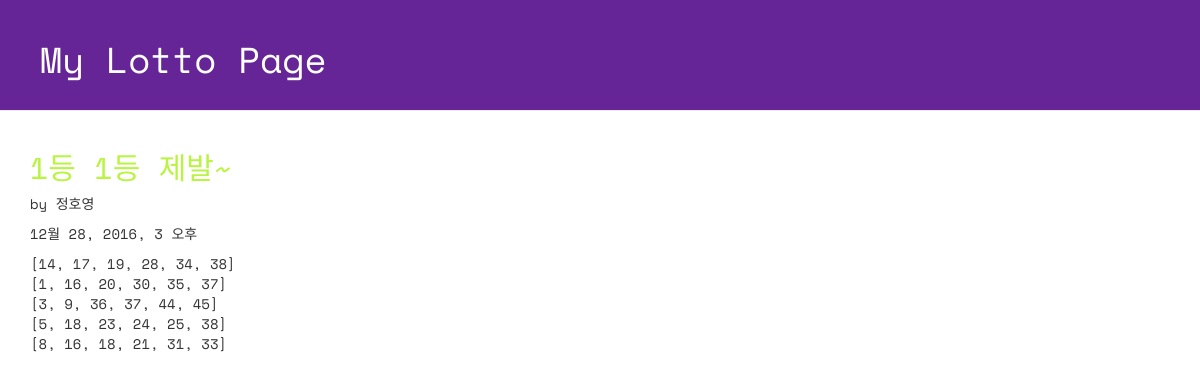
/lotto/9/detail/, run on the app's committed database.
### lotto/models.py (models this page shows, shortened)
class GuessNumbers(models.Model):
    name = models.CharField(max_length = 24)
    lottos = models.CharField(max_length = 255, default = '[1,2,3,4,5,6]')
    text = models.CharField(max_length = 255)
    num_lotto = models.IntegerField(default = 5)
    update_date = models.DateTimeField()

### lotto/views.py (the view)
# urls.py: url(r'^lotto/(?P<lottokey>[0-9]+)/detail/$', views.detail, name='detail'),
def detail(request, lottokey):
    lotto = GuessNumbers.objects.get(pk = lottokey)
    return render(request, "lotto/detail.html", {"lotto": lotto})

### lotto/templates/lotto/detail.html (shortened to what this page needs)
<!DOCTYPE html>
{% load staticfiles %}
<html lang="ko">
<head>
  <link rel="stylesheet" href="//maxcdn.bootstrapcdn.com/bootstrap/3.2.0/css/bootstrap.min.css">
  <link rel="stylesheet" href="//maxcdn.bootstrapcdn.com/bootstrap/3.2.0/css/bootstrap-theme.min.css">
  <link rel="stylesheet" href="{% static 'css/lotto.css'%}">
</head>
<body>
  <div class="page-header">
  <h1>My Lotto Page</h1>
  </div>
  <div class="container lotto">
    <h2>{{lotto.text}}</h2>
    <p> by {{lotto.name}}</p>
    <p> {{lotto.update_date}}</p>
    <p> {{lotto.lottos|linebreaksbr}}</p>
  </div>
</body>
</html>

### lotto/static/css/lotto.css (style rules this page uses)
.page-header { background-color: #652596; margin-top: 0; padding: 20px 20px 20px 40px; font-family: 'Space Mono', monospace; }
.page-header h1 { color: #FFFFFF; }
.container { font-family: 'Space Mono', monospace; }
.container h2 { color: #b9f442; }

### data on the page
GuessNumbers: text "1등 1등 제발~", name "정호영", update_date "12월 28, 2016, 3 오후", lottos "[14, 17, 19, 28, 34, 38] [1, 16, 20, 30, 35, 37] [3, 9, 36, 37, 44, 45] [5, 18, 23, 24, 25, 38] [8, 16, 18, 21, 31, 33]"
